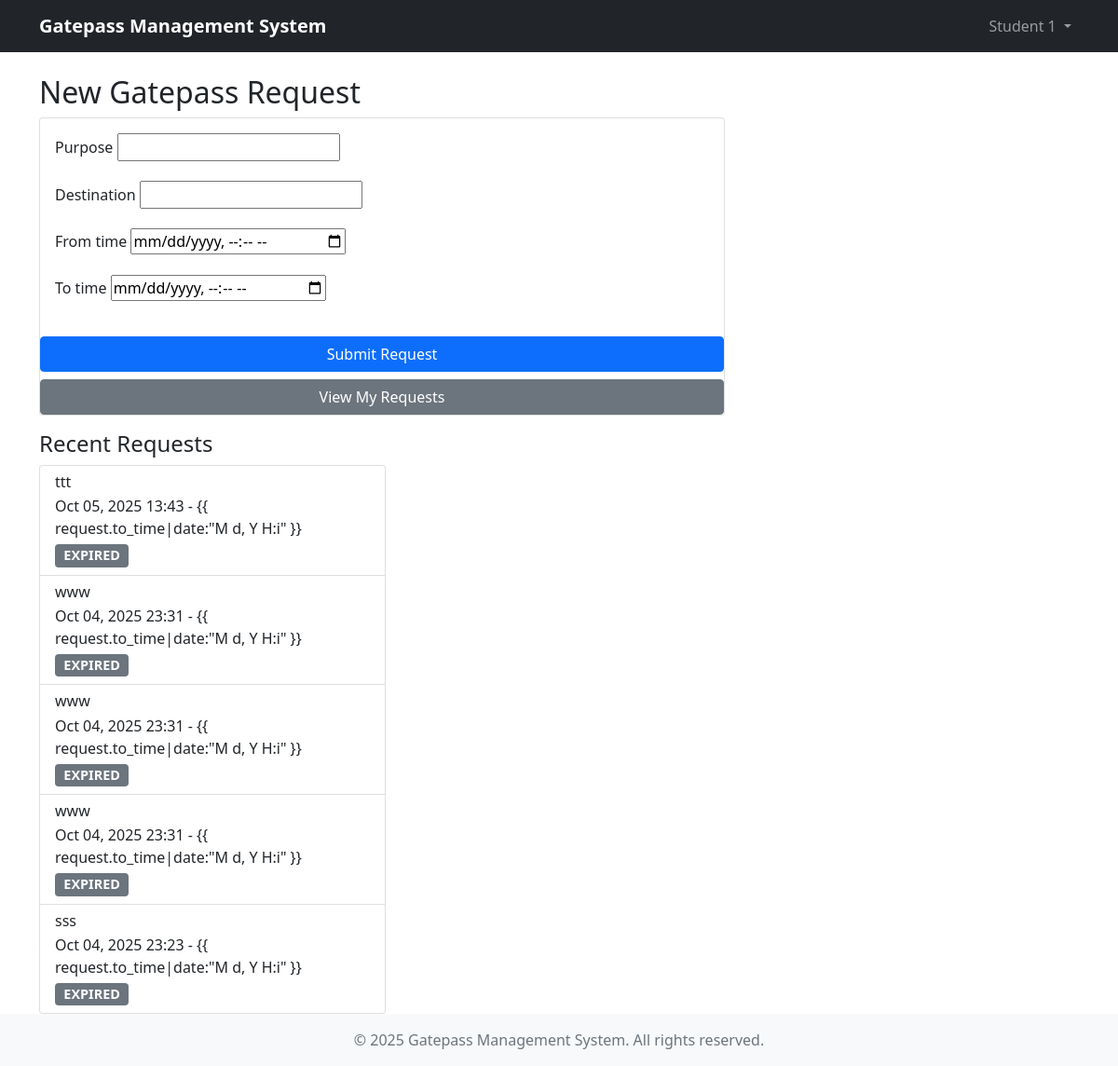
Before: /student/request/ (signed in) with the older database file.
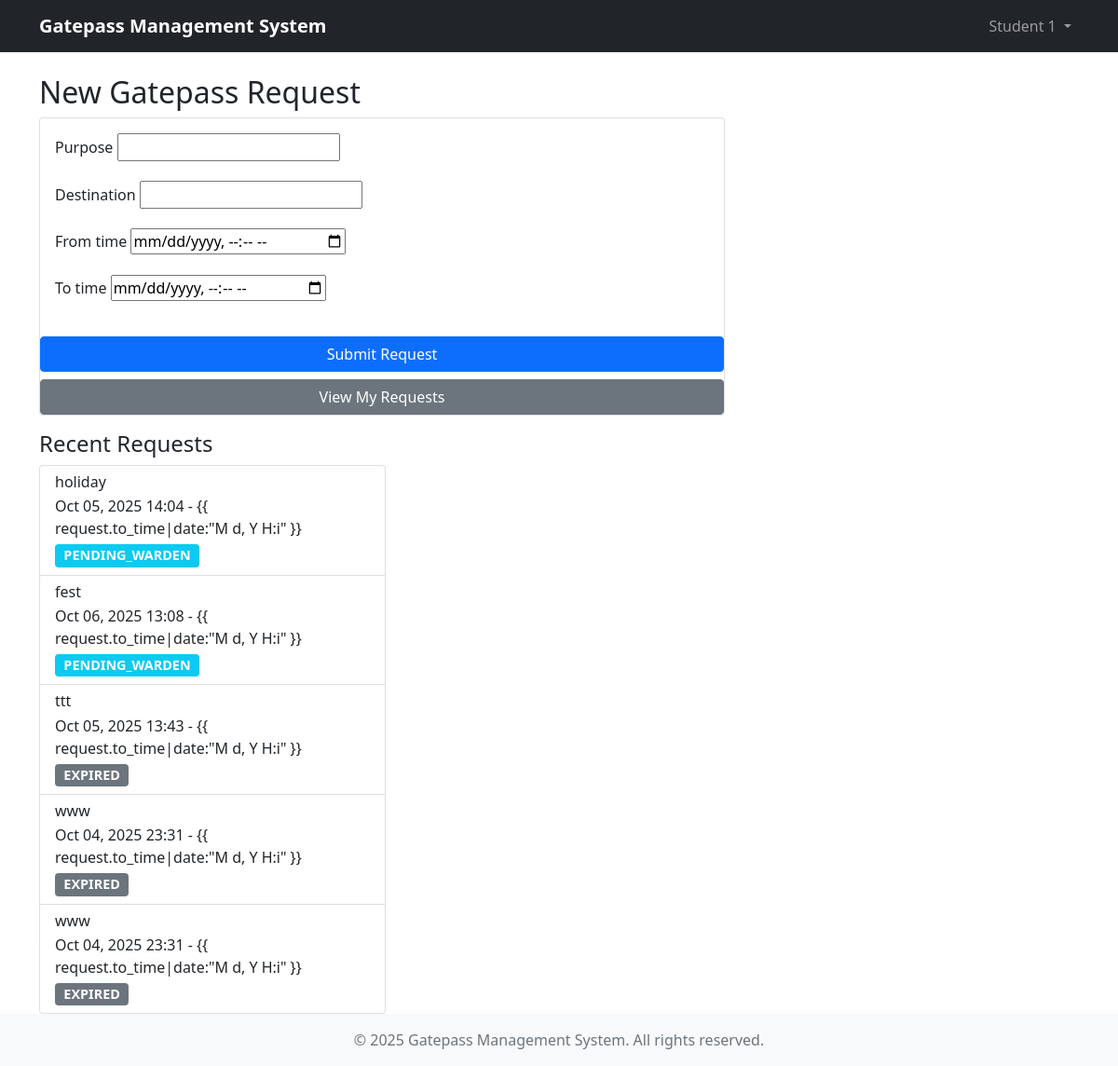
After: the same page with the newer database file.
### gatepass/models.py (models this page shows, shortened)
class Gatepass(models.Model):
    STATUS_CHOICES = [
        ("PENDING_PARENT", "Pending Parent Approval"),
        ("PENDING_WARDEN", "Pending Warden Approval"),
        ("APPROVED", "Approved"),
        ("REJECTED", "Rejected"),
        ("EXPIRED", "Expired"),
    ]
    id = models.UUIDField(primary_key=True, default=uuid.uuid4, editable=False)
    student = models.ForeignKey(Student, on_delete=models.CASCADE, related_name="gatepasses")
    purpose = models.CharField(max_length=255)
    destination = models.CharField(max_length=255)
    from_time = models.DateTimeField()
    to_time = models.DateTimeField()
    status = models.CharField(max_length=20, choices=STATUS_CHOICES, default="PENDING_PARENT")
    created_at = models.DateTimeField(auto_now_add=True)
    request_expires_at = models.DateTimeField(null=True, blank=True)
    actual_exit_time = models.DateTimeField(null=True, blank=True)
    actual_entry_time = models.DateTimeField(null=True, blank=True)
    audit = models.JSONField(default=list, blank=True)
    def get_status_color(self):
        return {
            'PENDING_PARENT': 'warning',
            'PENDING_WARDEN': 'info',
            'APPROVED': 'success',
            'REJECTED': 'danger',
            'EXPIRED': 'secondary',
        }.get(self.status, 'primary')

### gatepass/views.py (the view, shortened to what this page needs)
# urls.py: path('student/request/', StudentRequestView.as_view(), name='student-request'),
class StudentRequestView(View):
    def get(self, request):
        if not hasattr(request.user, 'profile') or request.user.profile.user_type != 'STUDENT':
            return redirect('login')
        form = GatepassRequestForm()
        recent_requests = Gatepass.objects.filter(student=request.user.profile.student).order_by('-created_at')[:5]
        return render(request, 'student_request.html', {'form': form, 'recent_requests': recent_requests})

### gatepass/forms.py (shortened to what this page needs)
class GatepassRequestForm(forms.ModelForm):
    class Meta:
        model = Gatepass
        fields = ['purpose', 'destination', 'from_time', 'to_time']
        widgets = {
            'from_time': forms.DateTimeInput(
                attrs={'type': 'datetime-local'},
                format='%Y-%m-%dT%H:%M'
            ),
            'to_time': forms.DateTimeInput(
                attrs={'type': 'datetime-local'},
                format='%Y-%m-%dT%H:%M'
            ),
        }

### gatepass/context_processors.py (called while the page is built, shortened)
def user_role(request):
    if request.user.is_authenticated and hasattr(request.user, 'profile'):
        user_type = request.user.profile.user_type
        return {
            'user_role': user_type,
            'is_warden': user_type == 'WARDEN',
            'is_security': user_type == 'SECURITY',
            'is_student': user_type == 'STUDENT'
        }

### gatepass/templates/student_request.html (shortened to what this page needs)
{% extends "base.html" %} {% load static %}  {% block content %}
<div class="container mt-4">
  <div class="row">
    <div class="col-md-8">
      <h2>New Gatepass Request</h2>
      <div class="card">
        <div class="card-body">
          <form method="post">
            {% for field in form %}
            <div class="mb-3">
                <label for="{{ field.id_for_label }}" class="form-label">{{ field.label }}</label>
                {{ field }}
            </div>
            {% endfor %}
            </div>
            <div class="d-grid gap-2">
              <button type="submit" class="btn btn-primary">
                Submit Request
              </button>
              <a
                href="{% url 'student-gatepass-list' %}"
                class="btn btn-secondary"
                >View My Requests</a
              >
            </div>
        </div>
      </div>
    </div>
    <div class="col-md-4">
      <h4>Recent Requests</h4>
      <div class="list-group">
        {% for request in recent_requests %}
        <div class="list-group-item">
          <h6 class="mb-1">{{ request.purpose }}</h6>
          <p class="mb-1">
            {{ request.from_time|date:"M d, Y H:i" }} - {{
            request.to_time|date:"M d, Y H:i" }}
          </p>
          <span class="badge bg-{{ request.get_status_color }}"
            >{{ request.status }}</span
          >
        </div>
        {% empty %}
        <div class="list-group-item">No recent requests</div>
        {% endfor %}
      </div>
    </div>
  </div>
 {% endblock %}

Changed rows visible on the page:
no longer on this page (row edited): Gatepass: purpose "www", from_time "Oct 04, 2025 23:31", status "EXPIRED"
no longer on this page (row edited): Gatepass: purpose "sss", from_time "Oct 04, 2025 23:23", status "EXPIRED"
added Gatepass: purpose "holiday", from_time "Oct 05, 2025 14:04", status "PENDING_WARDEN"
added Gatepass: purpose "fest", from_time "Oct 06, 2025 13:08", status "PENDING_WARDEN"
